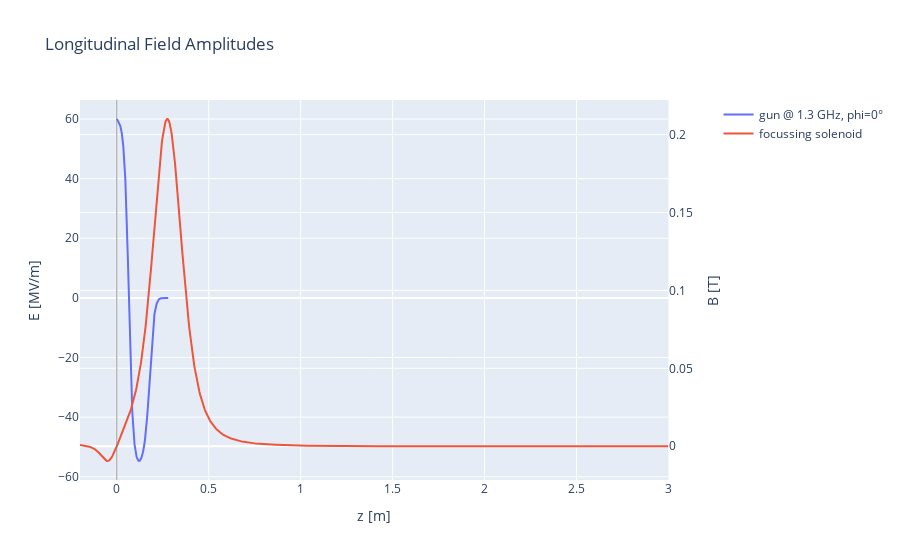

Write notebook code for a chart like this one.
### Markdown cell above
Use the default values to plot an example setup of the modules/accelerator layout.

### Code cell
def make_modules_plt(input: dict[str:Any]) -> go.Figure:
    fig = plotly.subplots.make_subplots(specs=[[{"secondary_y": True}]])

    # add cavities
    for c in input["cavities"]:
        field = pd.DataFrame(fields[c["field_file_name"]])
        z = field["z"] + c["z"]
        e = field["v"] * c["max_field_strength"] / field["v"].abs().max()
        fig.add_scatter(
            x=z,
            y=e,
            secondary_y=False,
            mode="lines",
            name=f'{c["comment"]} @ {c["frequency"]} GHz, phi={c["phase"]}°',
        )
        fig.add_vline(x=c["z"], line_width=0.5, line_dash="solid", line_color="gray")
        if c["z"] != 0.0:
            fig.add_annotation(
                text=str(c["z"]),
                x=c["z"],
                y=1,
                xref="x",
                yref="paper",
                textangle=-45,
            )
    # add solenoids
    for s in input["solenoids"]:
        field = pd.DataFrame(fields[s["field_file_name"]])
        z = field["z"] + s["z"]
        b = field["v"] * s["max_field_strength"] / field["v"].abs().max()
        fig.add_scatter(
            x=z,
            y=b,
            secondary_y=True,
            mode="lines",
            name=s["comment"],
        )
        fig.add_vline(x=s["z"], line_width=0.5, line_dash="solid", line_color="gray")
        if s["z"] != 0.0:
            fig.add_annotation(
                text=str(s["z"]),
                x=s["z"],
                y=1,
                xref="x",
                yref="paper",
                textangle=-45,
            )

    fig.update_layout(
        title="Longitudinal Field Amplitudes",
        xaxis_title="z [m]",
    )
    fig.update_yaxes(title="E [MV/m] ", secondary_y=False)
    fig.update_yaxes(title="B [T]", secondary_y=True)
    fig.update_xaxes(range=[0, None])

    return fig


make_modules_plt(modules_input()).show()

### Figure 1 — Plotly figure (JSON) as saved in the notebook; plotly's stock layout.template omitted (floating-point values rounded to 4 significant figures; data arrays with more than 128 entries replaced by an {"elided": "..."} marker saying what was removed)
{"data": [{"mode": "lines", "name": "gun @ 1.3 GHz, phi=0°", "type": "scatter", "x": {"elided": "981 float values"}, "xaxis": "x", "y": {"elided": "981 float values"}, "yaxis": "y"}, {"mode": "lines", "name": "focussing solenoid", "type": "scatter", "x": {"elided": "1001 float values"}, "xaxis": "x", "y": {"elided": "1001 float values"}, "yaxis": "y2"}], "layout": {"shapes": [{"line": {"color": "gray", "dash": "solid", "width": 0.5}, "type": "line", "x0": 0, "x1": 0, "xref": "x", "y0": 0, "y1": 1, "yref": "y domain"}, {"line": {"color": "gray", "dash": "solid", "width": 0.5}, "type": "line", "x0": 0, "x1": 0, "xref": "x", "y0": 0, "y1": 1, "yref": "y domain"}], "title": {"text": "Longitudinal Field Amplitudes"}, "xaxis": {"anchor": "y", "domain": [0, 0.94], "range": [0, null], "title": {"text": "z [m]"}}, "yaxis": {"anchor": "x", "domain": [0, 1], "title": {"text": "E [MV/m] "}}, "yaxis2": {"anchor": "x", "overlaying": "y", "side": "right", "title": {"text": "B [T]"}}}}
